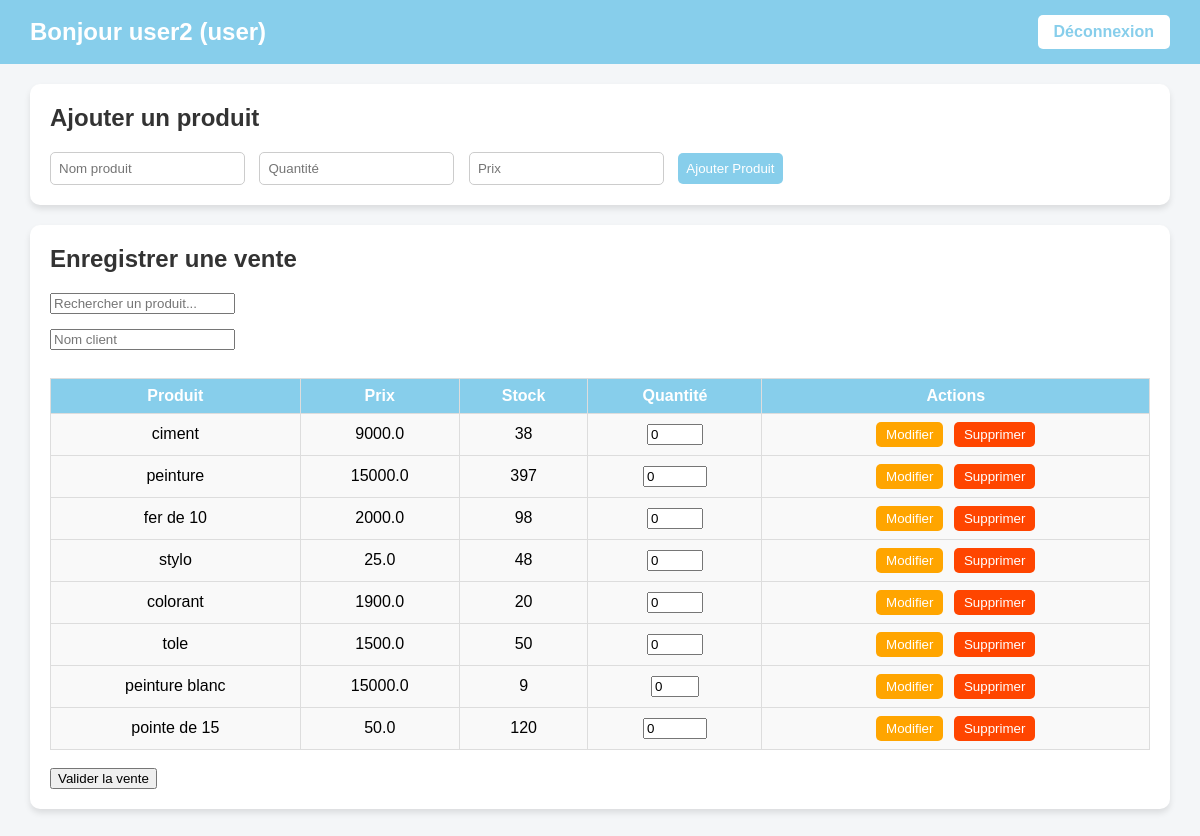
/dashboard (signed in), run on an earlier commit of the app's database.
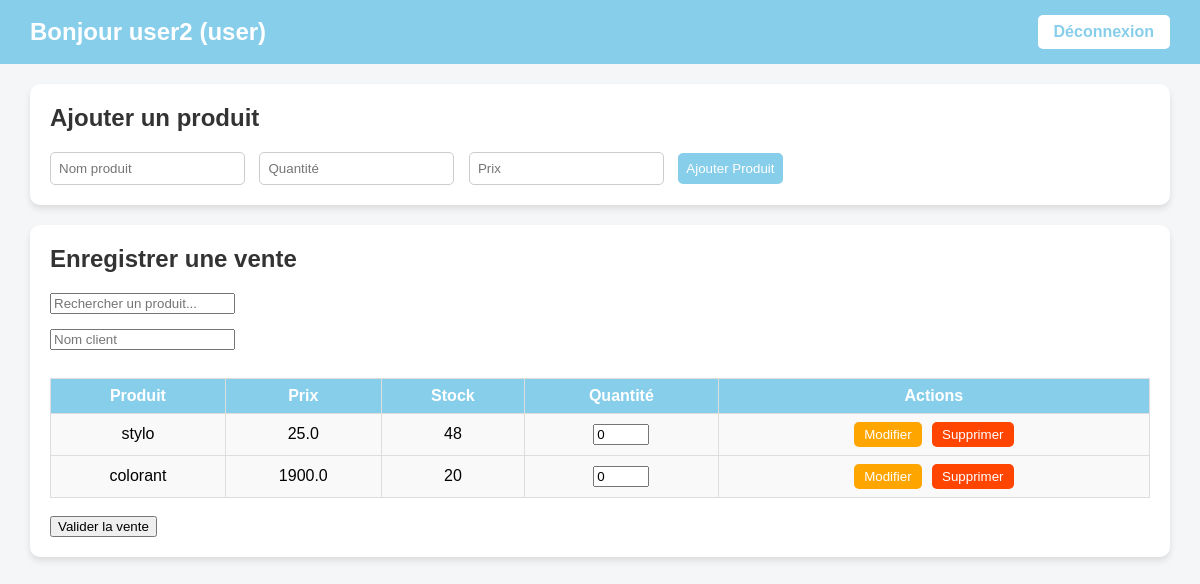
And on a later commit of the database.
### tables this page shows
CREATE TABLE products (
    id INTEGER PRIMARY KEY AUTOINCREMENT,
    name TEXT NOT NULL,
    quantity INTEGER NOT NULL,
    total_quantity INTEGER NOT NULL,
    price REAL NOT NULL,
    username TEXT NOT NULL,
    ville TEXT NOT NULL
);

### main.py (the view)
@app.get("/dashboard", response_class=HTMLResponse)
def dashboard(request: Request):
    if "user" not in request.session:
        return RedirectResponse("/login", status_code=303)
    username = request.session["user"]
    role = request.session.get("role")
    conn = get_db()
    cursor = conn.cursor()
    if role == "admin":
        today = datetime.now().strftime("%Y-%m-%d")
        week_start = (datetime.now() - timedelta(days=datetime.now().weekday())).strftime("%Y-%m-%d")
        month_start = datetime.now().strftime("%Y-%m-01")
        cursor.execute("SELECT SUM(total_price) FROM sales WHERE DATE(date)=?", (today,))
        total_today = cursor.fetchone()[0] or 0
        cursor.execute("SELECT SUM(total_price) FROM sales WHERE DATE(date)>=?", (week_start,))
        total_week = cursor.fetchone()[0] or 0
        cursor.execute("SELECT SUM(total_price) FROM sales WHERE DATE(date)>=?", (month_start,))
        total_month = cursor.fetchone()[0] or 0
        cursor.execute("SELECT name, quantity FROM products WHERE quantity < 5")
        low_stock = cursor.fetchall()
        cursor.execute("""
            SELECT p.name, COALESCE(SUM(s.quantity_sold),0) AS total_sold
            FROM products p
            LEFT JOIN sales s ON s.product_id = p.id
            GROUP BY p.id
            ORDER BY total_sold DESC
            LIMIT 3
        """)
        top_sold = cursor.fetchall()
        cursor.execute("""
            SELECT p.name, COALESCE(SUM(s.quantity_sold),0) AS total_sold
            FROM products p
            LEFT JOIN sales s ON s.product_id = p.id
            GROUP BY p.id
            ORDER BY total_sold ASC
            LIMIT 3
        """)
        least_sold = cursor.fetchall()
        conn.close()
        return templates.TemplateResponse("dashboard.html", {
            "request": request,
            "role": role,
            "username": username,
            "total_today": total_today,
            "total_week": total_week,
            "total_month": total_month,
            "low_stock": low_stock,
            "top_sold": top_sold,
            "least_sold": least_sold
        })
    else:
        cursor.execute("SELECT id, name, quantity, total_quantity, price FROM products WHERE username=?", (username,))
        rows = cursor.fetchall()
        conn.close()
        products = [{"id": r[0], "name": r[1], "quantity": r[2], "total_quantity": r[3], "price": r[4]} for r in rows]
        return templates.TemplateResponse("dashboard.html", {
            "request": request,
            "role": role,
            "username": username,
            "products": products
        })

### templates/dashboard.html (shortened to what this page needs)
<!DOCTYPE html>
<html lang="fr">
<head>
</head>
<body>
<header>
    <h1>Bonjour {{ username }} ({{ role }})</h1>
    <a href="/logout" class="logout">Déconnexion</a>
</header>
<div class="container">
{% if role == "admin" %}
    <div class="card">
        <h2>Statistiques Admin</h2>
        <p><strong>Aujourd'hui :</strong> {{ total_today }} FCFA</p>
        <p><strong>Cette semaine :</strong> {{ total_week }} FCFA</p>
        <p><strong>Ce mois :</strong> {{ total_month }} FCFA</p>
    </div>
    <div class="card">
        <h2>Produits en alerte (quantité < 5)</h2>
        {% if low_stock %}
        <table>
            <tr><th>Produit</th><th>Quantité</th></tr>
            {% for p in low_stock %}
            <tr><td>{{ p[0] }}</td><td>{{ p[1] }}</td></tr>
            {% endfor %}
        </table>
        {% else %}
        <p>Tous les produits sont bien en stock.</p>
        {% endif %}
    </div>
    <div class="card">
        <h2>Top 3 produits les plus vendus</h2>
        {% if top_sold %}
        <table>
            <tr><th>Produit</th><th>Quantité vendue</th></tr>
            {% for p in top_sold %}
            <tr><td>{{ p[0] }}</td><td>{{ p[1] }}</td></tr>
            {% endfor %}
        </table>
        {% else %}
        <p>Aucune vente enregistrée.</p>
        {% endif %}
    </div>
    <div class="card">
        <h2>Top 3 produits les moins vendus</h2>
        {% if least_sold %}
        <table>
            <tr><th>Produit</th><th>Quantité vendue</th></tr>
            {% for p in least_sold %}
            <tr><td>{{ p[0] }}</td><td>{{ p[1] }}</td></tr>
            {% endfor %}
        </table>
        {% else %}
        <p>Aucune vente enregistrée.</p>
        {% endif %}
    </div>
{% else %}
    <div class="card">
        <h2>Ajouter un produit</h2>
        <form class="form-inline" action="/add-product" method="post">
            <input type="text" name="name" placeholder="Nom produit" required>
            <input type="number" name="quantity" placeholder="Quantité" min="1" required>
            <input type="number" name="price" placeholder="Prix" step="0.01" min="0" required>
            <button type="submit">Ajouter Produit</button>
        </form>
    </div>
    <div class="card">
        <h2>Enregistrer une vente</h2>
        <div class="search-box">
            <input type="text" id="searchInput" placeholder="Rechercher un produit...">
        </div>
        <form action="/sale" method="post">
            <input type="text" name="client_name" placeholder="Nom client" required><br><br>
            <table id="productsTable">
                <thead>
                    <tr>
                        <th>Produit</th>
                        <th>Prix</th>
                        <th>Stock</th>
                        <th>Quantité</th>
                        <th>Actions</th>
                    </tr>
                </thead>
                <tbody>
                    {% for p in products %}
                    <tr>
                        <td>{{ p.name }}</td>
                        <td>{{ p.price }}</td>
                        <td>{{ p.quantity }}</td>
                        <td>
                            <input type="number" name="quantities" value="0" min="0" max="{{ p.quantity }}">
                        </td>
                        <td>
                            <form action="/edit-product/{{ p.id }}" method="get" style="display:inline">
                                <button type="submit" class="action-btn edit-btn">Modifier</button>
                            </form>
                            <form action="/delete-product/{{ p.id }}" method="post" style="display:inline" onsubmit="return confirm('Voulez-vous vraiment supprimer ce produit ?');">
                                <button type="submit" class="action-btn delete-btn">Supprimer</button>
                            </form>
                        </td>
                    </tr>
                    {% endfor %}
                </tbody>
            </table>
            <br>
            <button type="submit">Valider la vente</button>
        </form>
    </div>
{% endif %}
</div>
</body>
</html>

### templates/dashboard.html (style rules this page uses)
body { font-family: Arial, sans-serif; background-color: #f4f6f8; margin: 0; padding: 0; }
header { background-color: #87CEEB; color: white; padding: 15px 30px; display: flex; justify-content: space-between; align-items: center; }
header h1 { margin: 0; font-size: 24px; }
header a.logout { background-color: white; color: #87CEEB; padding: 8px 16px; text-decoration: none; border-radius: 5px; font-weight: bold; }
.container { padding: 20px 30px; }
.card { background-color: white; padding: 20px; margin-bottom: 20px; border-radius: 10px; box-shadow: 0 4px 6px rgba(0,0,0,0.1); }
.card h2 { margin-top: 0; color: #333; }
table { width: 100%; border-collapse: collapse; margin-top: 10px; }
table, th, td { border: 1px solid #ddd; }
th, td { padding: 8px; text-align: center; }
th { background-color: #87CEEB; color: white; }
td { background-color: #f9f9f9; }
.form-inline input, .form-inline button { padding: 8px; margin-right: 10px; border-radius: 5px; border: 1px solid #ccc; }
.form-inline button { background-color: #87CEEB; color: white; border: none; cursor: pointer; }
.search-box { margin-bottom: 15px; }
.action-btn { padding: 5px 10px; border-radius: 5px; border: none; cursor: pointer; margin: 0 3px; }
.edit-btn { background-color: #FFA500; color: white; }
.delete-btn { background-color: #FF4500; color: white; }

What changed in the data, as far as the page shows it:
removed products: name "ciment", price "9000.0", quantity "38"
removed products: name "peinture", price "15000.0", quantity "397"
removed products: name "fer de 10", price "2000.0", quantity "98"
removed products: name "tole", price "1500.0", quantity "50"
removed products: name "peinture blanc", price "15000.0", quantity "9"
removed products: name "pointe de 15", price "50.0", quantity "120"
